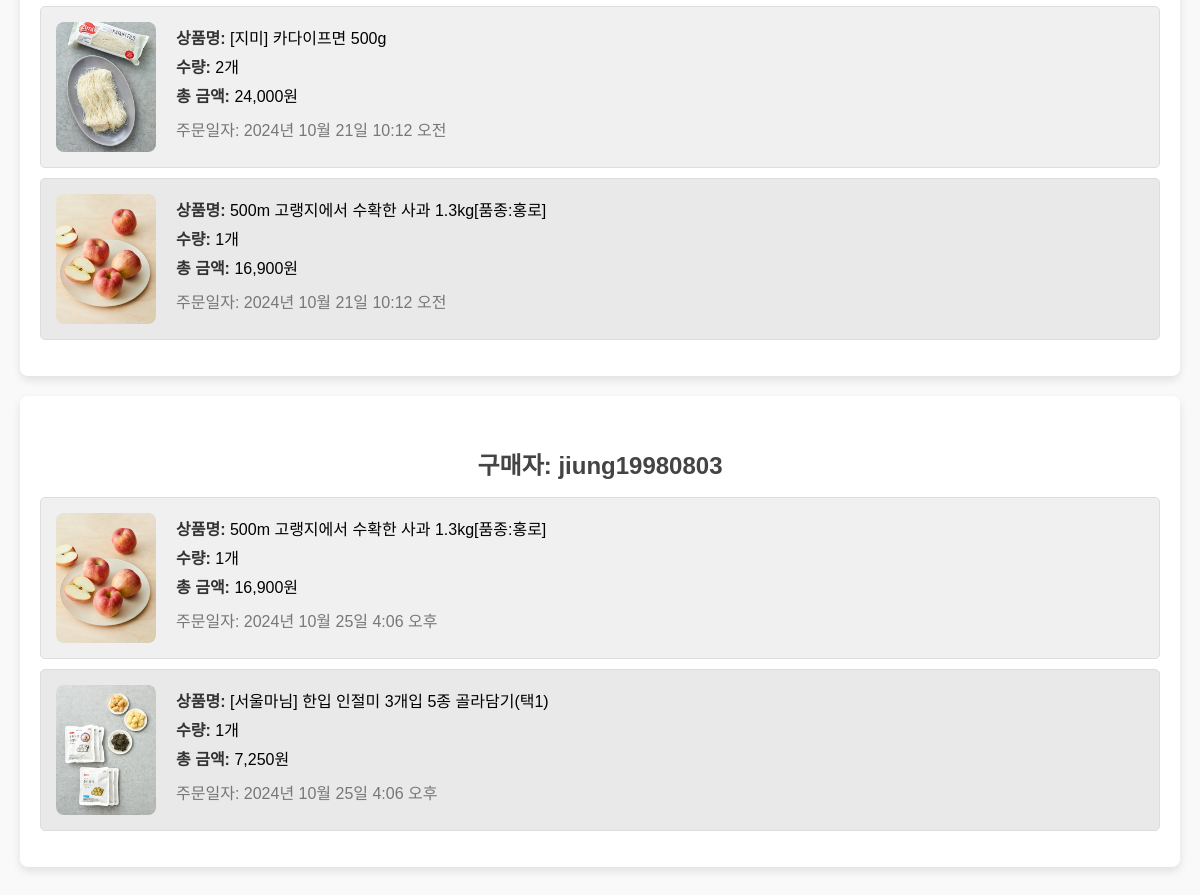
/shop/seller/purchase-history/ (signed in, lower part), run on an earlier commit of the app's database.
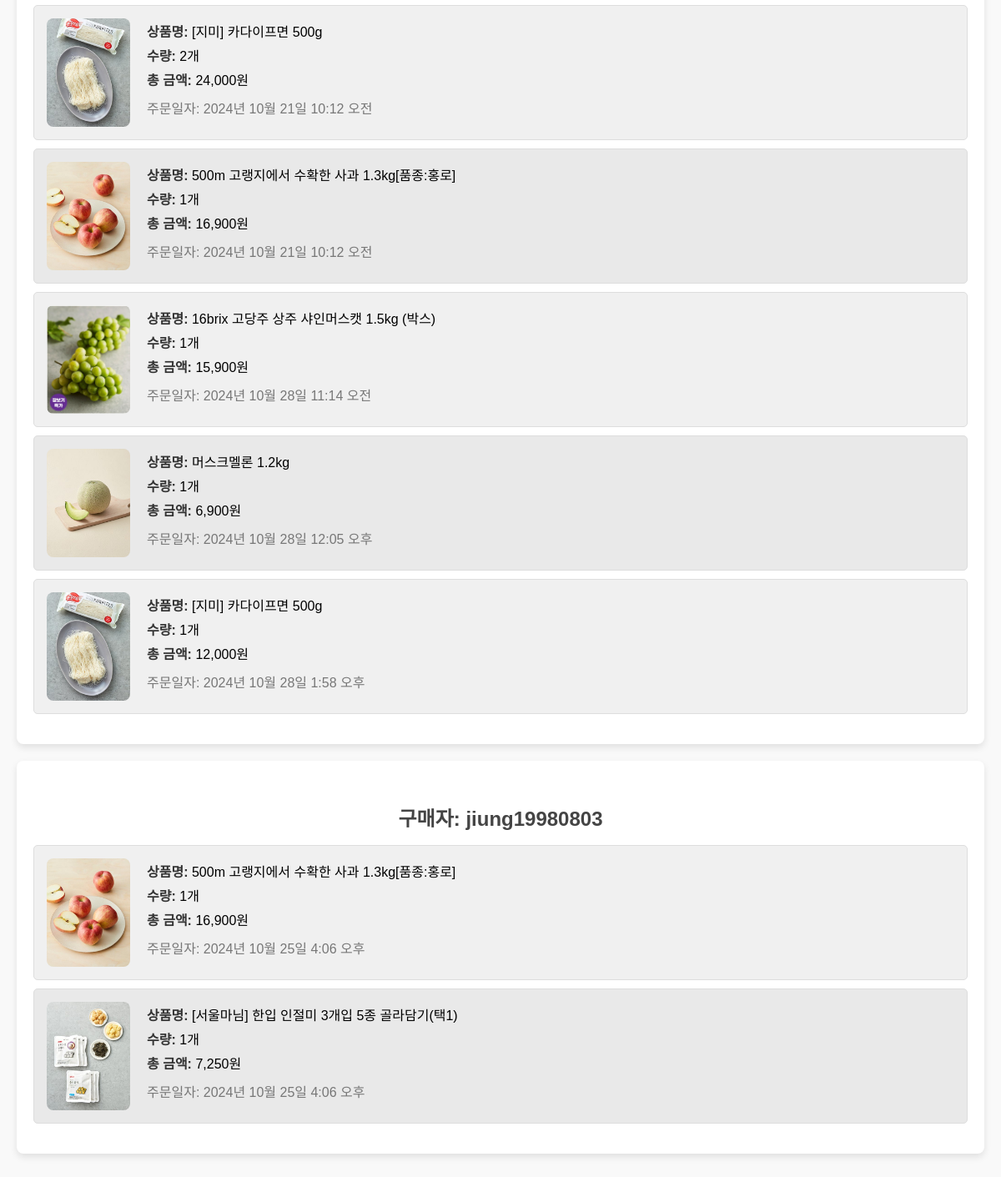
And on a later commit of the database.
### orders/models.py (models this page shows, shortened)
class OrderItem(models.Model):
    order = models.ForeignKey(Order, related_name='items', on_delete=models.CASCADE)
    product = models.ForeignKey(Product, related_name="order_items", on_delete=models.CASCADE)
    price = models.DecimalField(max_digits=10, decimal_places=2)
    quantity = models.PositiveIntegerField(default=1)

class Order(models.Model):
    STATUS_CHOICES = (
        ('pending', 'Pending'),
        ('paid', 'Paid'),
        ('shipped', 'Shipped'),
        ('delivered', 'Delivered'),
        ('cancelled', 'Cancelled'),
    )
    user = models.ForeignKey(settings.AUTH_USER_MODEL, on_delete=models.CASCADE, related_name='orders')
    name = models.CharField(max_length=100)
    email = models.EmailField()
    phone_number = models.CharField(max_length=20)  # 1000은 너무 긺
    address = models.CharField(max_length=250)
    order_date = models.DateTimeField(auto_now_add=True)
    updated = models.DateTimeField(auto_now=True)
    status = models.CharField(max_length=10, choices=STATUS_CHOICES, default='pending')
    class Meta:
        ordering = ['-order_date']

### shop/models.py (models this page shows, shortened)
class Product(models.Model):
    name = models.CharField(max_length=200)
    price = models.DecimalField(max_digits=10, decimal_places=2)
    discount_price = models.DecimalField(max_digits=10, decimal_places=2, blank=True, null=True)
    image = models.ImageField(upload_to='products/')
    category = models.ForeignKey(Category, on_delete=models.SET_NULL, null=True, blank=True, related_name='products')
    shipping_info = models.CharField(max_length=200, default="배송 정보 입력")
    seller = models.CharField(max_length=200, default="판매자 입력")
    packaging_type = models.CharField(max_length=200, default="포장 타입 입력")
    sales_unit = models.CharField(max_length=100, blank=True, null=True)  # 판매단위
    weight_volume = models.CharField(max_length=100, blank=True, null=True)  # 중량/용량
    expiration_date = models.TextField(blank=True, null=True)  # 소비기한 또는 유통기한
    Notice_info = models.TextField(blank=True, null=True) # 안내 사항
    allergy_info = models.TextField(blank=True, null=True)  # 알레르기 정보
    livestock_trace_info = models.CharField(max_length=200, blank=True, null=True)  # 축산물 이력정보

### users/models.py (models this page shows)
class CustomUser(AbstractUser):
    phone_number = models.CharField(max_length=15, blank=True, null=True)  # 전화번호 필드
    address = models.TextField(blank=True, null=True)  # 주소 필드
    date_of_birth = models.DateField(blank=True, null=True)  # 생년월일 필드
    profile_picture = models.ImageField(upload_to='profile_pics/', blank=True, null=True)  # 프로필 사진 필드
    mileage = models.DecimalField(max_digits=10, decimal_places=2, default=5000.0)  # 기본 마일리지
    karly_cash = models.DecimalField(max_digits=10, decimal_places=2, default=0.0)  # 칼리캐시
    is_social = models.BooleanField(default=False) # 소셜 로그인 확인을 위한 필드

### shop/views.py (the view)
# urls.py: path('seller/purchase-history/', views.purchase_history, name='purchase_history'),
@login_required
def purchase_history(request):
    if not is_seller(request.user):
        return HttpResponseForbidden("접근 권한이 없습니다.")  # 권한이 없으면 403 Forbidden 응답
    purchase_history = OrderItem.objects.select_related('order', 'product')
    grouped_by_buyer = {}
    for item in purchase_history:
        buyer = item.order.user
        if buyer not in grouped_by_buyer:
            grouped_by_buyer[buyer] = []
        grouped_by_buyer[buyer].append(item)
    context = {
        'purchase_history': grouped_by_buyer,
    }
    return render(request, 'shop/purchase_history.html', context)

### shop/templatetags/custom_filters.py (called while the page is built)
@register.filter
def mul(value, arg):
    try:
        return value * arg
    except (TypeError, ValueError):
        return 0

### shop/views.py (called while the page is built)
def is_seller(user):
    return user.groups.filter(name='판매자').exists()

### shop/templates/shop/purchase_history.html (shortened to what this page needs)
{% load static %}
{% load humanize %}
{% load custom_filters %}
<!DOCTYPE html>
<html lang="ko">
<head>
    <link rel="stylesheet" href="{% static 'SHOP_purchase_history.css' %}">
</head>
<body>
{% for buyer, items in purchase_history.items %}
    <div class="buyer-section">
        <h3>구매자: {{ buyer.username }}</h3>
        <ul>
            {% for item in items %}
                <li>
                    <img src="{{ item.product.image.url }}" alt="{{ item.product.name }}">
                    <div class="info">
                        <span><strong>상품명:</strong> {{ item.product.name }}</span>
                        <span><strong>수량:</strong> {{ item.quantity }}개</span>
                        <span><strong>총 금액:</strong> {{ item.quantity|mul:item.price|floatformat:0|intcomma }}원</span>
                        <span class="order-date">주문일자: {{ item.order.order_date }}</span>
                    </div>
                </li>
            {% endfor %}
        </ul>
    </div>
{% endfor %}
</body>
</html>

### static/SHOP_purchase_history.css (style rules this page uses)
body { font-family: Arial, sans-serif; background-color: #f9f9f9; margin: 0; padding: 20px; }
h3 { font-size: 24px; color: #444; margin-top: 30px; margin-bottom: 10px; text-align: center; }
.buyer-section { background-color: #fff; padding: 20px; text-align: center; margin-bottom: 20px; border-radius: 8px; box-shadow: 0 4px 8px rgba(0, 0, 0, 0.1); }
ul { list-style-type: none; padding: 0; }
li { display: flex; align-items: center; background-color: #f0f0f0; padding: 15px; margin-bottom: 10px; border-radius: 5px; border: 1px solid #ddd; font-size: 16px; line-height: 1.5; }
li:nth-child(even) { background-color: #e9e9e9; }
li img { width: 100px; height: auto; margin-right: 20px; border-radius: 8px; }
li .info { display: flex; flex-direction: column; text-align: left; }
li .info span { font-size: 16px; margin-bottom: 5px; }
li .info strong { font-weight: bold; color: #333; }
.order-date { font-size: 14px; color: #777; margin-top: 5px; }

What changed in the data, as far as the page shows it:
added OrderItem: product.image (picture), product.name "16brix 고당주 상주 샤인머스캣 1.5kg (박스)", quantity "1", quantity|mul "15,900", order.order_date "2024년 10월 28일 11:14 오전", shown under CustomUser (number 1 of 2 on the later page)
added OrderItem: product.image (picture), product.name "머스크멜론 1.2kg", quantity "1", quantity|mul "6,900", order.order_date "2024년 10월 28일 12:05 오후", shown under CustomUser (number 1 of 2 on the later page)
added OrderItem: product.image (picture), product.name "[지미] 카다이프면 500g", quantity "1", quantity|mul "12,000", order.order_date "2024년 10월 28일 1:58 오후", shown under CustomUser (number 1 of 2 on the later page)
